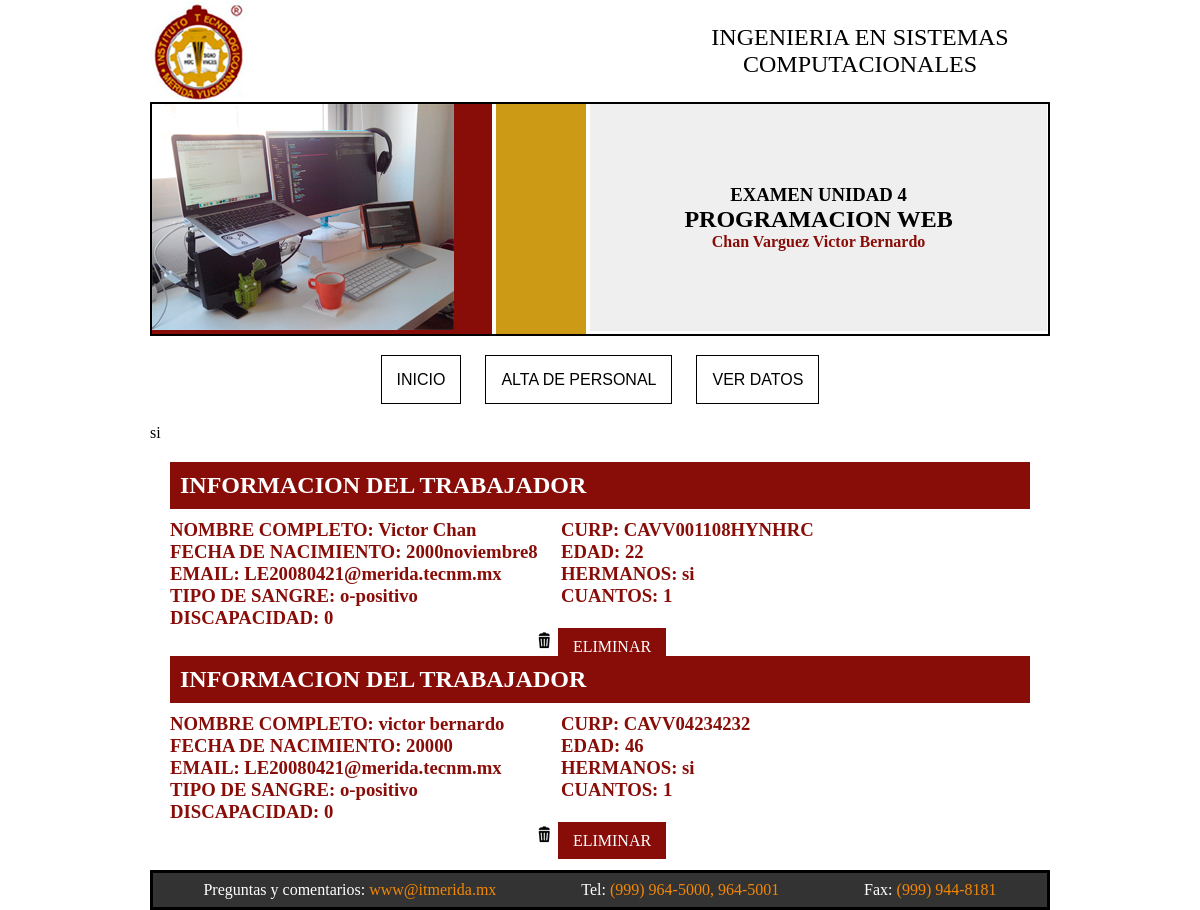
Screenshot of /verUsuario.php with the database file from the repository.
### tables this page shows
CREATE TABLE `personal` (
  `id_personal` int(11) NOT NULL,
  `nombre` varchar(30) DEFAULT NULL,
  `curp` varchar(16) DEFAULT NULL,
  `correo` varchar(30) DEFAULT NULL,
  `anio` int(11) DEFAULT NULL,
  `mes` varchar(20) DEFAULT NULL,
  `dia` int(11) DEFAULT NULL,
  `edad` int(2) DEFAULT NULL,
  `hermanos` varchar(3) DEFAULT NULL,
  `cantidad_hermanos` int(11) NOT NULL,
  `tipo_sangre` varchar(20) DEFAULT NULL,
  `discapacidad` int(20) DEFAULT NULL
);

### verUsuario.php (the view, shortened to what this page needs)
<!DOCTYPE html>
<html lang="en">
<head>
    <link rel="stylesheet" href="style.css">
</head>
<body>
    <div class="ancho">
        <?php
            include "header.php";
            require "conexion.php";
        ?>
        <div class="conaiter-datos">
                <?php
                    $todos_usuarios = "SELECT * FROM personal ORDER BY id_personal ASC";
                    $resultado = mysqli_query($conectar, $todos_usuarios);
                    while($row = mysqli_fetch_assoc($resultado)){
                ?>
            <div class="container-datos-title"><h2>INFORMACION DEL TRABAJADOR</h2></div>
            <div class="container-datos-1">
                <h3 class="textoRojo">NOMBRE COMPLETO: <?php echo $row['nombre'];?></h3>
                <h3 class="textoRojo">FECHA DE NACIMIENTO: <?php echo $row['anio'].$row['mes'].$row['dia'];?></h3>
                <h3 class="textoRojo">EMAIL: <?php echo $row['correo'];?></h3>
                <h3 class="textoRojo">TIPO DE SANGRE: <?php echo $row['tipo_sangre'];?></h3>
                <h3 class="textoRojo">DISCAPACIDAD: <?php echo $row['discapacidad'];?></h3>
            </div>
            <div class="container-datos-2">
                <h3 class="textoRojo">CURP: <?php echo $row['curp'];?> </h3>
                <h3 class="textoRojo">EDAD: <?php echo $row['edad'];?> </h3>
                <h3 class="textoRojo">HERMANOS: <?php echo $row['hermanos'];?></h3>
                <h3 class="textoRojo">CUANTOS: <?php echo $row['cantidad_hermanos'];?></h3>
            </div>
            <div class="boton-eliminar">
                <img src="imagenes/iconobasura.jpg" alt="">
                <a href="eliminar.php?id_personal=<?php echo $row['id_personal']; ?>">ELIMINAR</a>
            </div>
            <?php
                }
            ?>
        </div>
        <?php
            include "footer.php";
        ?>
    </div>
</body>
</html>

### header.php
<div class="header">
    <img src="imagenes/logotec.jpg" alt="">
    <div class="texto-header">
        <p>INGENIERIA EN SISTEMAS COMPUTACIONALES</p>
    </div>
</div>
<div class="banner">
    <div class="rojo">
        <img src="imagenes/fotopantalla.jpg" alt="logoComputadoras">
    </div>
    <div class="dorado"></div>
    <div class="texto">
        <h3>EXAMEN UNIDAD 4</h3>
        <h2>PROGRAMACION WEB</h2>
        <h4 class="textoRojo">Chan Varguez Victor Bernardo</h4>
    </div>
</div>
<div class="menu">
    <a href="index.php">INICIO</a>
    <a href="altaUsuario.php">ALTA DE PERSONAL</a>
    <a href="verUsuario.php">VER DATOS</a>
</div>

### conexion.php
<?php
    $host = 'localhost';
    $user = 'root';
    $pass = '';
    $bd = 'examen';
    $conectar = mysqli_connect($host, $user, $pass, $bd);
    if($conectar){
        echo "si";
    }else{
        echo "No se pudo conectar a la base de dato";
     }

### footer.php
<div class="footer">
    <p>Preguntas y comentarios: <span class="textoDorado"><a href="#">www@itmerida.mx</a></span></p>
    <p>Tel: <span class="textoDorado"><a href="#">(999) 964-5000, 964-5001</a></span></p>
    <p>Fax: <span class="textoDorado"><a href="#">(999) 944-8181</a></span></p>
</div>

### style.css (style rules this page uses)
*:root { --rojoT: #880D08; --doradoT: #CC9A15; --naranjaT: #F28705; --grisT :#EFEFEF; }
* { padding: 0; margin: 0; box-sizing: border-box; }
.ancho { max-width: 900px; margin: auto; }
.header { display: flex; align-items: center; justify-content: space-between; }
.texto-header { width: 40%; margin: 0px 10px; text-align: center; font-size: 24px; }
.banner { border: 2px solid #000; }
.rojo { display: inline-block; vertical-align: top; background-color: var(--rojoT); width: 38%; }
.dorado { display: inline-block; vertical-align: top; background-color: var(--doradoT); width:10%; height: 230px; }
.texto { display: inline-block; vertical-align: top; text-align: center; background-color: var(--grisT); width: 51%; padding: 80px; }
.textoRojo { color: var(--rojoT); }
.menu { text-align: center; margin: 10px; padding: 25px; }
.menu a { text-decoration: none; color: black; border: 1px solid black; padding: 15px; margin: 10px; font-family: Arial, Helvetica, sans-serif; }
.textoDorado { color: var(--naranjaT); }
.footer { border: 3px solid black; display: flex; justify-content: space-around; padding: 8px; background-color: #333333; color: white; }
.footer a { text-decoration: none; color: var(--naranjaT); }
.conaiter-datos { padding: 10px; margin: 10px; }
.container-datos-title { background-color: var(--rojoT); color: white; padding: 10px; margin-bottom: 10px; }
.container-datos-1 { width: 45%; display: inline-block; vertical-align: top; }
.container-datos-2 { width: 45%; display: inline-block; vertical-align: top; }
.boton-eliminar { text-align: center; }
.boton-eliminar a { text-decoration: none; color: white; background-color: var(--rojoT); padding: 10px 15px; }

### rows the page displays
personal: nombre "Victor Chan", anio "2000", mes "noviembre", dia "8", correo "LE20080421@merida.tecnm.mx", tipo_sangre "o-positivo", discapacidad "0", curp "CAVV001108HYNHRC", edad "22", hermanos "si", cantidad_hermanos "1"
personal: nombre "victor bernardo", anio "2000", dia "0", correo "LE20080421@merida.tecnm.mx", tipo_sangre "o-positivo", discapacidad "0", curp "CAVV04234232", edad "46", hermanos "si", cantidad_hermanos "1"
